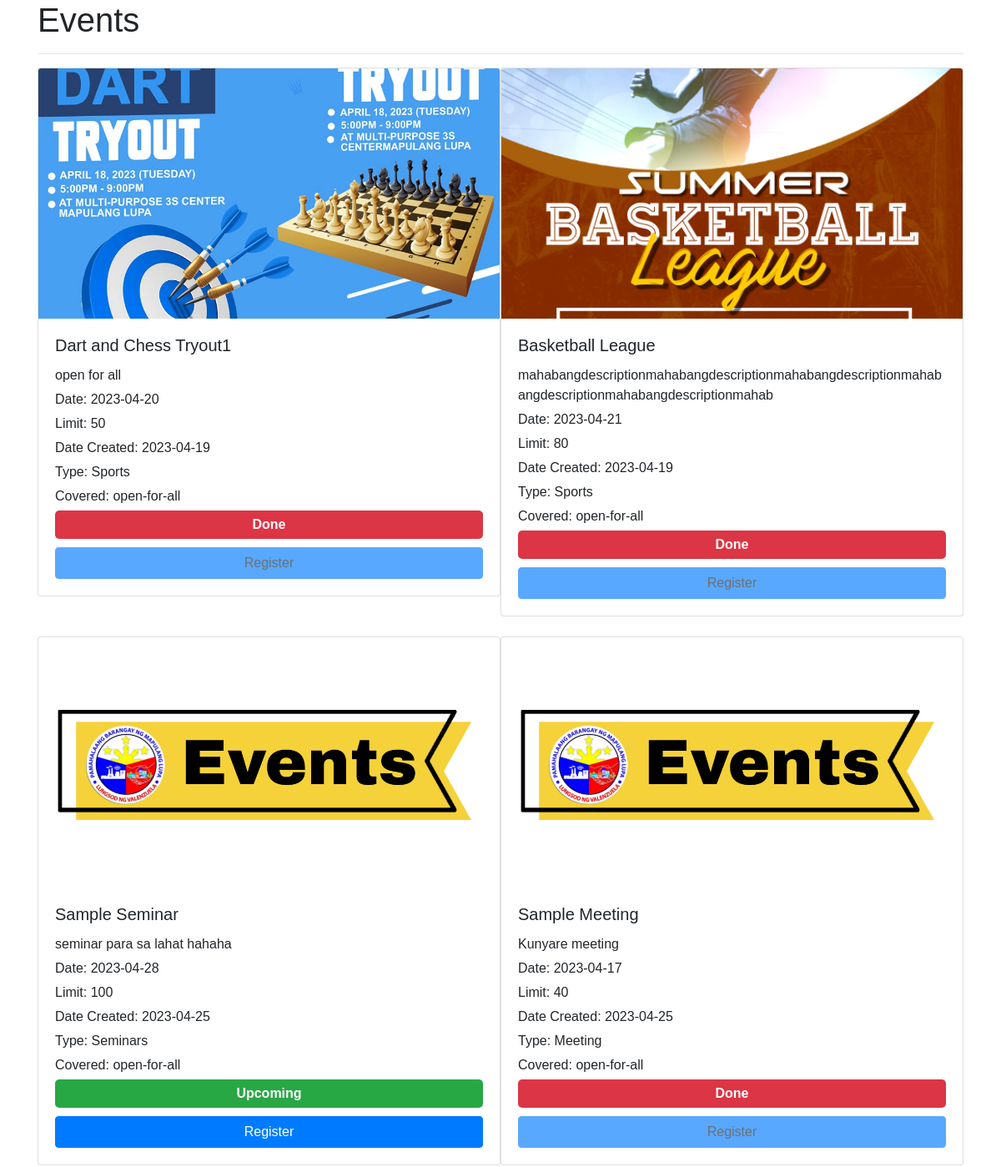
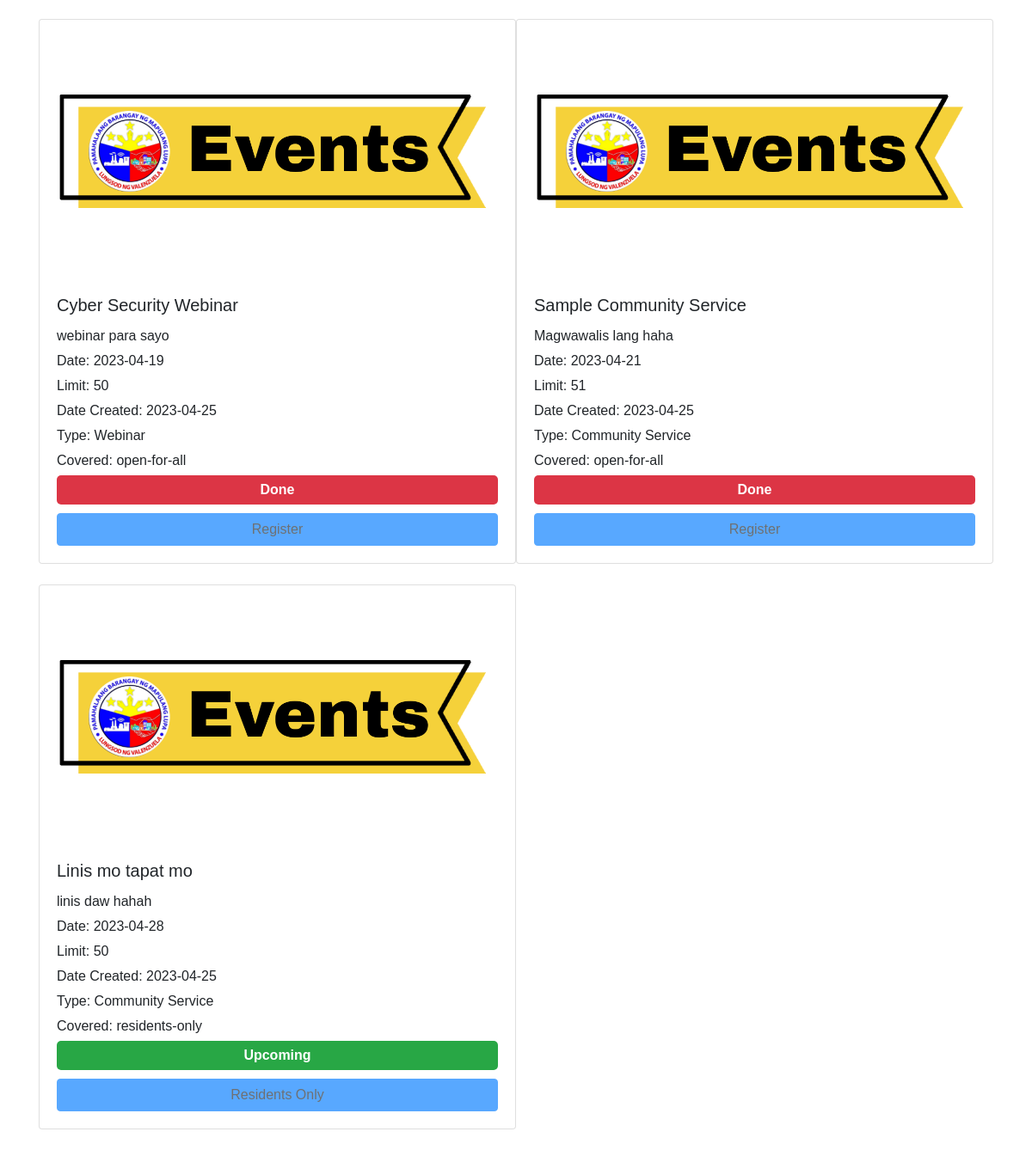
/guestdashboard.php, run on the app's committed database (2 pictures, top to bottom).
### tables this page shows
CREATE TABLE `tbl_event` (
  `event_id` int(11) NOT NULL,
  `event_title` varchar(50) NOT NULL,
  `event_date` date DEFAULT NULL,
  `event_description` varchar(100) DEFAULT NULL,
  `event_poster` blob DEFAULT NULL,
  `event_limit` int(11) DEFAULT NULL,
  `event_DateCreated` date DEFAULT NULL,
  `event_Type` varchar(20) DEFAULT NULL CHECK (`event_Type` in ('Seminars','Meeting','Webinar','Sports','Community Service')),
  `event-covered` enum('residents-only','open-for-all') NOT NULL
);

### guestdashboard.php (the view, shortened to what this page needs)
<?php
include('db_conn.php');
?>
<!DOCTYPE html>
<html>
<head>
	<link rel="stylesheet" href="https://stackpath.bootstrapcdn.com/bootstrap/4.3.1/css/bootstrap.min.css">
    <link rel="stylesheet" href="css\event.css">
</head>
<body>
	<div class="container">
		<h1>Events</h1>
		<hr>
		<div class="row">
			<?php
			$sql = "SELECT * FROM tbl_event";
			$result = mysqli_query($conn, $sql);
			if (mysqli_num_rows($result) > 0) {
				while ($row = mysqli_fetch_assoc($result)) {
					echo '<div class="col-sm-6 mb-4">';
					echo '<div class="card">';
					if (!empty($row['event_poster'])) {
						echo '<img src="' . $row['event_poster'] . '" class="card-img-top">';
					}
					echo '<div class="card-body">';
					echo '<h5 class="card-title">' . $row['event_title'] . '</h5>';
					echo '<p class="card-text">' . $row['event_description'] . '</p>';
					echo '<p class="card-text">Date: ' . $row['event_date'] . '</p>';
					echo '<p class="card-text">Limit: ' . $row['event_limit'] . '</p>';
					echo '<p class="card-text">Date Created: ' . $row['event_DateCreated'] . '</p>';
					echo '<p class="card-text">Type: ' . $row['event_Type'] . '</p>';
					echo '<p class="card-text">Covered: ' . $row['event-covered'] . '</p>';
					if (strtotime($row['event_date']) > time()) {
						echo '<div class="box upcoming-box">Upcoming</div>';
						if ($row['event-covered'] == "residents-only") {
							echo '<a class="btn btn-primary disabled">Residents Only</a>';
						} else {
							echo '<a href="register.php?event_id=' . $row['event_id'] . '" class="btn btn-primary">Register</a>';
						}
					} else {
						echo '<div class="box done-box">Done</div>';
						echo '<a class="btn btn-primary disabled">Register</a>';
					}
					echo '</div>';
					echo '</div>';
					echo '</div>';
				}
			} else {
				echo 'No events found.';
			}
			?>
		</div>
	</div>
</body>
</html>

### guestdashboard.php (style rules this page uses)
body { font-family: 'Montserrat', sans-serif; }
.card-img-top { height: 300px; object-fit: cover; }
.box { padding: 5px; color: #fff; font-weight: bold; border-radius: 5px; text-align: center; margin-bottom: 10px; }
.upcoming-box { background-color: #28a745; }
.done-box { background-color: #dc3545; }
.card { margin-bottom: 0; }
.card-body { padding: 20px; display: flex; flex-direction: column; }
.card-text { margin-bottom: 5px; }
.row { margin-right: 0; margin-left: 0; }
.col-sm-6 { padding-right: 0; padding-left: 0; }

### data on the page
tbl_event: event_poster (picture), event_title "Dart and Chess Tryout1", event_description "open for all", event_date "2023-04-20", event_limit "50", event_DateCreated "2023-04-19", event_Type "Sports", value "open-for-all", shows "Done"
tbl_event: event_poster (picture), event_title "Basketball League", event_description "mahabangdescriptionmahabangdescriptionmahabangdescriptionmahabangdescriptionmahabangdescriptionmahab", event_date "2023-04-21", event_limit "80", event_DateCreated "2023-04-19", event_Type "Sports", value "open-for-all", shows "Done"
tbl_event: event_poster (picture), event_title "Sample Seminar", event_description "seminar para sa lahat hahaha", event_date "2023-04-28", event_limit "100", event_DateCreated "2023-04-25", event_Type "Seminars", value "open-for-all"
tbl_event: event_poster (picture), event_title "Sample Meeting", event_description "Kunyare meeting", event_date "2023-04-17", event_limit "40", event_DateCreated "2023-04-25", event_Type "Meeting", value "open-for-all", shows "Done"
tbl_event: event_poster (picture), event_title "Cyber Security Webinar", event_description "webinar para sayo", event_date "2023-04-19", event_limit "50", event_DateCreated "2023-04-25", event_Type "Webinar", value "open-for-all", shows "Done"
tbl_event: event_poster (picture), event_title "Sample Community Service", event_description "Magwawalis lang haha", event_date "2023-04-21", event_limit "51", event_DateCreated "2023-04-25", event_Type "Community Service", value "open-for-all", shows "Done"
tbl_event: event_poster (picture), event_title "Linis mo tapat mo", event_description "linis daw hahah", event_date "2023-04-28", event_limit "50", event_DateCreated "2023-04-25", event_Type "Community Service", value "residents-only", shows "Upcoming", shows "Residents Only"
